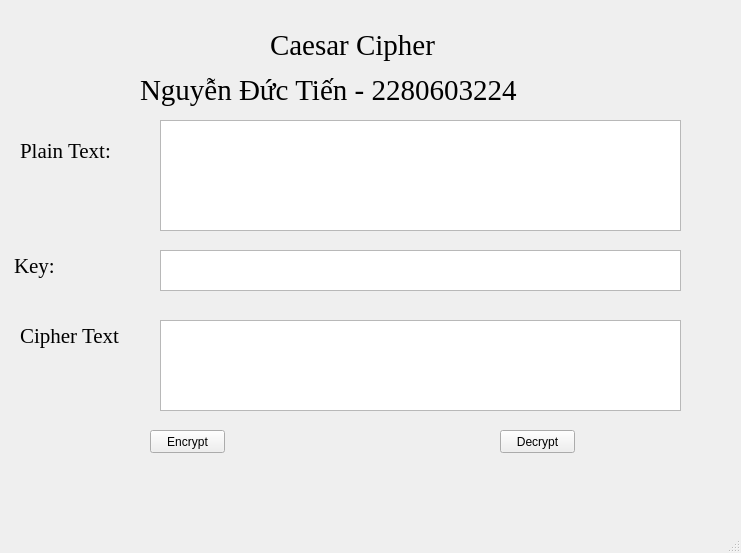
<?xml version="1.0" encoding="UTF-8"?>
<ui version="4.0">
 <class>MainWindow</class>
 <widget class="QMainWindow" name="MainWindow">
  <property name="geometry">
   <rect>
    <x>0</x>
    <y>0</y>
    <width>741</width>
    <height>553</height>
   </rect>
  </property>
  <property name="windowTitle">
   <string>MainWindow</string>
  </property>
  <widget class="QWidget" name="centralwidget">
   <widget class="QLabel" name="label">
    <property name="geometry">
     <rect>
      <x>270</x>
      <y>10</y>
      <width>251</width>
      <height>71</height>
     </rect>
    </property>
    <property name="font">
     <font>
      <family>Times New Roman</family>
      <pointsize>22</pointsize>
     </font>
    </property>
    <property name="text">
     <string>Caesar Cipher</string>
    </property>
    <property name="textFormat">
     <enum>Qt::PlainText</enum>
    </property>
   </widget>
   <widget class="QLabel" name="label_2">
    <property name="geometry">
     <rect>
      <x>140</x>
      <y>70</y>
      <width>521</width>
      <height>41</height>
     </rect>
    </property>
    <property name="font">
     <font>
      <family>Times New Roman</family>
      <pointsize>22</pointsize>
     </font>
    </property>
    <property name="text">
     <string>Nguyễn Đức Tiến - 2280603224</string>
    </property>
   </widget>
   <widget class="QLabel" name="label_3">
    <property name="geometry">
     <rect>
      <x>20</x>
      <y>130</y>
      <width>121</width>
      <height>41</height>
     </rect>
    </property>
    <property name="font">
     <font>
      <family>Times New Roman</family>
      <pointsize>16</pointsize>
     </font>
    </property>
    <property name="text">
     <string>Plain Text:</string>
    </property>
   </widget>
   <widget class="QLabel" name="label_4">
    <property name="geometry">
     <rect>
      <x>14</x>
      <y>250</y>
      <width>71</width>
      <height>31</height>
     </rect>
    </property>
    <property name="font">
     <font>
      <family>Times New Roman</family>
      <pointsize>16</pointsize>
     </font>
    </property>
    <property name="text">
     <string>Key: </string>
    </property>
   </widget>
   <widget class="QLabel" name="label_5">
    <property name="geometry">
     <rect>
      <x>20</x>
      <y>320</y>
      <width>151</width>
      <height>31</height>
     </rect>
    </property>
    <property name="font">
     <font>
      <family>Times New Roman</family>
      <pointsize>16</pointsize>
     </font>
    </property>
    <property name="text">
     <string>Cipher Text</string>
    </property>
   </widget>
   <widget class="QPushButton" name="btn_encrypt">
    <property name="geometry">
     <rect>
      <x>150</x>
      <y>430</y>
      <width>75</width>
      <height>23</height>
     </rect>
    </property>
    <property name="text">
     <string>Encrypt</string>
    </property>
   </widget>
   <widget class="QPushButton" name="btn_decrypt">
    <property name="geometry">
     <rect>
      <x>500</x>
      <y>430</y>
      <width>75</width>
      <height>23</height>
     </rect>
    </property>
    <property name="text">
     <string>Decrypt</string>
    </property>
   </widget>
   <widget class="QTextEdit" name="txt_plain_text">
    <property name="geometry">
     <rect>
      <x>160</x>
      <y>120</y>
      <width>521</width>
      <height>111</height>
     </rect>
    </property>
   </widget>
   <widget class="QTextEdit" name="txt_key">
    <property name="geometry">
     <rect>
      <x>160</x>
      <y>250</y>
      <width>521</width>
      <height>41</height>
     </rect>
    </property>
   </widget>
   <widget class="QTextEdit" name="txt_cipher_text">
    <property name="geometry">
     <rect>
      <x>160</x>
      <y>320</y>
      <width>521</width>
      <height>91</height>
     </rect>
    </property>
   </widget>
  </widget>
  <widget class="QMenuBar" name="menubar">
   <property name="geometry">
    <rect>
     <x>0</x>
     <y>0</y>
     <width>741</width>
     <height>26</height>
    </rect>
   </property>
  </widget>
  <widget class="QStatusBar" name="statusbar"/>
 </widget>
 <resources/>
 <connections/>
</ui>
